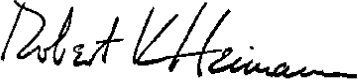
#> input picture parsed_documents/batch/0148e4778e6d8b22a8980bf4fc89351b_12_4.png, 358 x 80 px; its folder holds only this picture in this run
$ python CNN_resize.py   (older library calls are emulated)
#> lines starting #> are read from the running program, lines starting #| are printed output that depends on the picture
#> further down, image is the input picture: PIL image 358x80 RGB; min 0, max 255, mean 223.9
from PIL import Image
import os
import shutil
import cv2
import numpy as np

def enhance_image(image : np.ndarray) -> np.ndarray:
    '''Docstring'''

    gray = cv2.cvtColor(image, cv2.COLOR_RGB2GRAY)
    thresh = cv2.threshold(gray, 210, 255, cv2.THRESH_BINARY)[1]

    return thresh

# function to resize image
def resize_image(src_image, size=(256, 256), bg_color="white"):
#> called with size = (256, 256), bg_color = 'white'
    from PIL import Image, ImageOps

    #resize the image so the longest dimension matches our target size
    src_image.thumbnail(size, Image.ANTIALIAS)
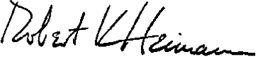
#> src_image: PIL image 256x57 RGB; min 0, max 255, mean 223.8

    # Create a new square background image
    new_image = Image.new("RGB", size, bg_color)
#> new_image: PIL image 256x256 RGB; every value is 255

    # Paste the resized image into the center of the square background
    new_image.paste(src_image, (int((size[0] - src_image.size[0]) / 2), int((size[1] - src_image.size[1]) / 2)))
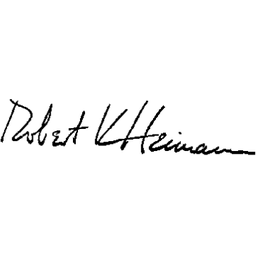
#> new_image: PIL image 256x256 RGB; min 0, max 255, mean 248.1

    new_image = np.array(new_image)
    # return the resized image
    new_image = Image.fromarray(new_image)
    #new_image = src_image.resize((256,256), Image.BILINEAR)

    return new_image

training_folder_name = '/Users/Corty/Sync/becode_projects/Python/signature-recognition/parsed_documents'

# New location for the resized images
train_folder = '/Users/Corty/Sync/becode_projects/Python/signature-recognition/parsed_documents_CNN'


# Create resized copies of all of the source images
size = (256,256)

# Create the output folder if it doesn't already exist
if os.path.exists(train_folder):
    shutil.rmtree(train_folder)

# Loop through each subfolder in the input folder
print('Transforming images...')
for root, folders, files in os.walk(training_folder_name):
    for sub_folder in folders:
        print('processing folder ' + sub_folder)
        # Create a matching subfolder in the output dir
        saveFolder = os.path.join(train_folder,sub_folder)
        if not os.path.exists(saveFolder):
            os.makedirs(saveFolder)
        # Loop through the files in the subfolder
        file_names = os.listdir(os.path.join(root,sub_folder))
        for file_name in file_names:
            if '.DS_Store' in file_name:
                continue
            # Open the file
            file_path = os.path.join(root,sub_folder, file_name)
            #print("reading " + file_path)
            image = Image.open(file_path)
            # Create a resized version and save it
            resized_image = resize_image(image, size)
            saveAs = os.path.join(saveFolder, file_name)
            #print("writing " + saveAs)
            resized_image.save(saveAs)

print('Done.')
